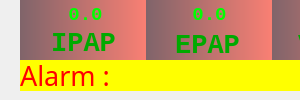
           <widget class="QStackedWidget" name="infoStack">
            <property name="minimumSize">
             <size>
              <width>300</width>
              <height>100</height>
             </size>
            </property>
            <property name="maximumSize">
             <size>
              <width>1000</width>
              <height>16777215</height>
             </size>
            </property>
            <property name="currentIndex">
             <number>0</number>
            </property>
            <widget class="QWidget" name="page_10">
             <widget class="QLabel" name="label_alarm">
              <property name="geometry">
               <rect>
                <x>20</x>
                <y>60</y>
                <width>401</width>
                <height>31</height>
               </rect>
              </property>
              <property name="font">
               <font>
                <family>Britannic Bold</family>
                <pointsize>20</pointsize>
                <weight>50</weight>
                <bold>false</bold>
               </font>
              </property>
              <property name="styleSheet">
               <string notr="true">color: rgb(255, 0, 0);
background-color: rgb(255, 255, 0);</string>
              </property>
              <property name="text">
               <string>Alarm : </string>
              </property>
             </widget>
             <widget class="QLabel" name="peak_lung">
              <property name="geometry">
               <rect>
                <x>25</x>
                <y>0</y>
                <width>121</width>
                <height>30</height>
               </rect>
              </property>
              <property name="font">
               <font>
                <family>Consolas</family>
                <pointsize>14</pointsize>
                <weight>75</weight>
                <bold>true</bold>
               </font>
              </property>
              <property name="styleSheet">
               <string notr="true">color: rgb(0, 255, 0);</string>
              </property>
              <property name="text">
               <string>0.0</string>
              </property>
              <property name="alignment">
               <set>Qt::AlignCenter</set>
              </property>
             </widget>
             <widget class="QLabel" name="peak_flow">
              <property name="geometry">
               <rect>
                <x>149</x>
                <y>0</y>
                <width>121</width>
                <height>30</height>
               </rect>
              </property>
              <property name="font">
               <font>
                <family>Consolas</family>
                <pointsize>14</pointsize>
                <weight>75</weight>
                <bold>true</bold>
               </font>
              </property>
              <property name="styleSheet">
               <string notr="true">color: rgb(0, 255, 0);</string>
              </property>
              <property name="text">
               <string>0.0</string>
              </property>
              <property name="alignment">
               <set>Qt::AlignCenter</set>
              </property>
             </widget>
             <widget class="QLabel" name="peak_vol">
              <property name="geometry">
               <rect>
                <x>276</x>
                <y>0</y>
                <width>121</width>
                <height>31</height>
               </rect>
              </property>
              <property name="font">
               <font>
                <family>Consolas</family>
                <pointsize>14</pointsize>
                <weight>75</weight>
                <bold>true</bold>
               </font>
              </property>
              <property name="styleSheet">
               <string notr="true">color: rgb(0, 255, 0);</string>
              </property>
              <property name="text">
               <string>0.0</string>
              </property>
              <property name="alignment">
               <set>Qt::AlignCenter</set>
              </property>
             </widget>
             <widget class="QPushButton" name="btnShowHide">
              <property name="geometry">
               <rect>
                <x>630</x>
                <y>0</y>
                <width>75</width>
                <height>23</height>
               </rect>
              </property>
              <property name="text">
               <string>S / H</string>
              </property>
             </widget>
             <widget class="QLabel" name="peak_lung_2">
              <property name="geometry">
               <rect>
                <x>38</x>
                <y>28</y>
                <width>91</width>
                <height>31</height>
               </rect>
              </property>
              <property name="font">
               <font>
                <family>Consolas</family>
                <pointsize>20</pointsize>
                <weight>75</weight>
                <bold>true</bold>
               </font>
              </property>
              <property name="styleSheet">
               <string notr="true">color:rgb(0, 170, 0)</string>
              </property>
              <property name="text">
               <string>IPAP</string>
              </property>
              <property name="alignment">
               <set>Qt::AlignCenter</set>
              </property>
             </widget>
             <widget class="QWidget" name="lp_back" native="true">
              <property name="geometry">
               <rect>
                <x>20</x>
                <y>0</y>
                <width>126</width>
                <height>61</height>
               </rect>
              </property>
              <property name="styleSheet">
               <string notr="true">background-color: qlineargradient(spread:pad, x1:0, y1:0, x2:1, y2:0, stop:0 rgba(55, 10, 20, 155), stop:1 rgba(255, 55, 35, 155));</string>
              </property>
             </widget>
             <widget class="QWidget" name="lp_back_2" native="true">
              <property name="geometry">
               <rect>
                <x>146</x>
                <y>0</y>
                <width>126</width>
                <height>61</height>
               </rect>
              </property>
              <property name="styleSheet">
               <string notr="true">background-color: qlineargradient(spread:pad, x1:0, y1:0, x2:1, y2:0, stop:0 rgba(55, 10, 20, 155), stop:1 rgba(255, 55, 35, 155));</string>
              </property>
              <widget class="QLabel" name="label">
               <property name="geometry">
                <rect>
                 <x>16</x>
                 <y>30</y>
                 <width>91</width>
                 <height>31</height>
                </rect>
               </property>
               <property name="font">
                <font>
                 <family>Consolas</family>
                 <pointsize>20</pointsize>
                 <weight>75</weight>
                 <bold>true</bold>
                </font>
               </property>
               <property name="autoFillBackground">
                <bool>false</bool>
               </property>
               <property name="styleSheet">
                <string notr="true">color:rgb(0, 170, 0);
background-color: rgba(255, 255, 255, 0);</string>
               </property>
               <property name="frameShadow">
                <enum>QFrame::Plain</enum>
               </property>
               <property name="text">
                <string>EPAP</string>
               </property>
               <property name="alignment">
                <set>Qt::AlignCenter</set>
               </property>
              </widget>
             </widget>
             <widget class="QWidget" name="lp_back_3" native="true">
              <property name="geometry">
               <rect>
                <x>272</x>
                <y>0</y>
                <width>126</width>
                <height>61</height>
               </rect>
              </property>
              <property name="styleSheet">
               <string notr="true">background-color: qlineargradient(spread:pad, x1:0, y1:0, x2:1, y2:0, stop:0 rgba(55, 10, 20, 155), stop:1 rgba(255, 55, 35, 155));</string>
              </property>
              <widget class="QLabel" name="label_7">
               <property name="geometry">
                <rect>
                 <x>16</x>
                 <y>30</y>
                 <width>101</width>
                 <height>31</height>
                </rect>
               </property>
               <property name="font">
                <font>
                 <family>Consolas</family>
                 <pointsize>20</pointsize>
                 <weight>75</weight>
                 <bold>true</bold>
                </font>
               </property>
               <property name="autoFillBackground">
                <bool>false</bool>
               </property>
               <property name="styleSheet">
                <string notr="true">color:rgb(0, 170, 0);
background-color: rgba(255, 255, 255, 0);</string>
               </property>
               <property name="frameShadow">
                <enum>QFrame::Plain</enum>
               </property>
               <property name="text">
                <string>VPeak</string>
               </property>
               <property name="alignment">
                <set>Qt::AlignCenter</set>
               </property>
              </widget>
             </widget>
             <widget class="QWidget" name="lp_back_4" native="true">
              <property name="geometry">
               <rect>
                <x>398</x>
                <y>0</y>
                <width>111</width>
                <height>61</height>
               </rect>
              </property>
              <property name="styleSheet">
               <string notr="true">background-color: qlineargradient(spread:pad, x1:0, y1:0, x2:1, y2:0, stop:0 rgba(55, 10, 20, 155), stop:1 rgba(255, 55, 35, 155));</string>
              </property>
              <widget class="QLabel" name="label_20">
               <property name="geometry">
                <rect>
                 <x>30</x>
                 <y>30</y>
                 <width>47</width>
                 <height>31</height>
                </rect>
               </property>
               <property name="font">
                <font>
                 <family>Consolas</family>
                 <pointsize>20</pointsize>
                 <weight>75</weight>
                 <bold>true</bold>
                </font>
               </property>
               <property name="autoFillBackground">
                <bool>false</bool>
               </property>
               <property name="styleSheet">
                <string notr="true">color:rgb(0, 170, 0);
background-color: rgba(255, 255, 255, 0);</string>
               </property>
               <property name="frameShadow">
                <enum>QFrame::Plain</enum>
               </property>
               <property name="text">
                <string>RR</string>
               </property>
               <property name="alignment">
                <set>Qt::AlignCenter</set>
               </property>
              </widget>
             </widget>
             <widget class="QLabel" name="lbl_rr">
              <property name="geometry">
               <rect>
                <x>400</x>
                <y>0</y>
                <width>111</width>
                <height>31</height>
               </rect>
              </property>
              <property name="font">
               <font>
                <family>Consolas</family>
                <pointsize>14</pointsize>
                <weight>75</weight>
                <bold>true</bold>
               </font>
              </property>
              <property name="styleSheet">
               <string notr="true">background-color: rgba(255, 255, 255, 0);
color: rgb(0, 255, 0);</string>
              </property>
              <property name="text">
               <string>0.0</string>
              </property>
              <property name="alignment">
               <set>Qt::AlignCenter</set>
              </property>
             </widget>
             <widget class="QWidget" name="lp_back_5" native="true">
              <property name="geometry">
               <rect>
                <x>509</x>
                <y>0</y>
                <width>111</width>
                <height>61</height>
               </rect>
              </property>
              <property name="styleSheet">
               <string notr="true">background-color: qlineargradient(spread:pad, x1:0, y1:0, x2:1, y2:0, stop:0 rgba(55, 10, 20, 155), stop:1 rgba(255, 55, 35, 155));</string>
              </property>
              <widget class="QLabel" name="label_21">
               <property name="geometry">
                <rect>
                 <x>6</x>
                 <y>30</y>
                 <width>101</width>
                 <height>31</height>
                </rect>
               </property>
               <property name="font">
                <font>
                 <family>Consolas</family>
                 <pointsize>20</pointsize>
                 <weight>75</weight>
                 <bold>true</bold>
                </font>
               </property>
               <property name="autoFillBackground">
                <bool>false</bool>
               </property>
               <property name="styleSheet">
                <string notr="true">color:rgb(0, 170, 0);
background-color: rgba(255, 255, 255, 0);</string>
               </property>
               <property name="frameShadow">
                <enum>QFrame::Plain</enum>
               </property>
               <property name="text">
                <string>E-&gt;P</string>
               </property>
               <property name="alignment">
                <set>Qt::AlignCenter</set>
               </property>
              </widget>
              <widget class="QLabel" name="lbl_ep">
               <property name="geometry">
                <rect>
                 <x>4</x>
                 <y>0</y>
                 <width>101</width>
                 <height>31</height>
                </rect>
               </property>
               <property name="font">
                <font>
                 <family>Tw Cen MT</family>
                 <pointsize>14</pointsize>
                 <weight>75</weight>
                 <italic>false</italic>
                 <bold>true</bold>
                 <stylestrategy>PreferAntialias</stylestrategy>
                 <kerning>true</kerning>
                </font>
               </property>
               <property name="styleSheet">
                <string notr="true">background-color: rgba(255, 255, 255, 0);
color: rgb(0, 255, 0);</string>
               </property>
               <property name="text">
                <string>0.0</string>
               </property>
               <property name="alignment">
                <set>Qt::AlignCenter</set>
               </property>
              </widget>
             </widget>
             <zorder>lp_back_3</zorder>
             <zorder>lp_back_2</zorder>
             <zorder>lp_back</zorder>
             <zorder>label_alarm</zorder>
             <zorder>peak_lung</zorder>
             <zorder>peak_flow</zorder>
             <zorder>peak_vol</zorder>
             <zorder>btnShowHide</zorder>
             <zorder>peak_lung_2</zorder>
             <zorder>lp_back_4</zorder>
             <zorder>lbl_rr</zorder>
             <zorder>lp_back_5</zorder>
            </widget>
            <widget class="QWidget" name="page_11"/>
           </widget>
